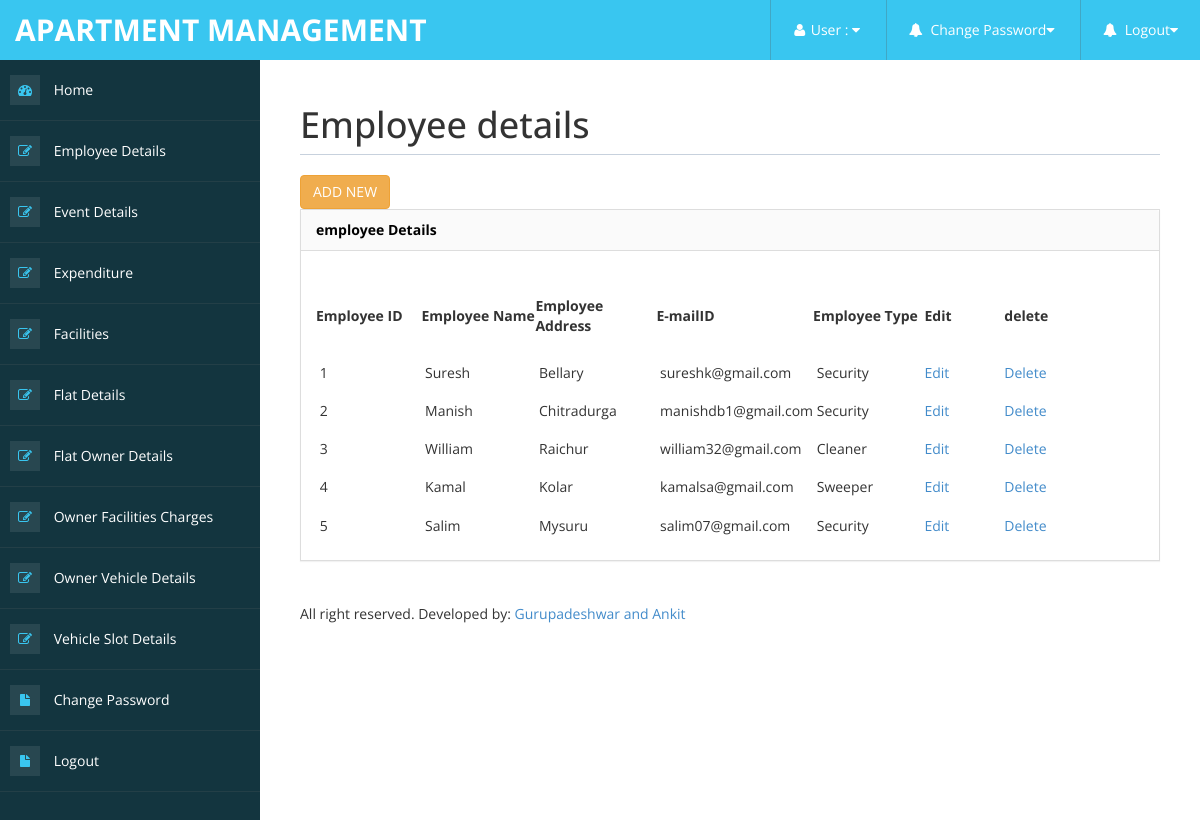
/Code/employee_details_view.php, run on the app's committed database.
### tables this page shows
CREATE TABLE `employee_details` (
  `Employee_id` int(10) NOT NULL,
  `Employee_name` varchar(25) NOT NULL,
  `Employee_address` varchar(25) NOT NULL,
  `Employee_emailid` varchar(100) NOT NULL,
  `Employee_type` varchar(25) NOT NULL
);

### Code/employee_details_view.php (the view, shortened to what this page needs)
<!DOCTYPE html>
<html xmlns="http://www.w3.org/1999/xhtml">
<head>
<?php include('metadata.php');?>
<?php include('header.php');?>
<?php include('sidebar.php');?>
</head>
<body>
        <div id="page-wrapper" >
            <div id="page-inner">
			 <div class="row">
                    <div class="col-md-12">
                        <h1 class="page-header">
                            Employee details
                        </h1>
                    </div>
                </div>
               <a href="employee_details_form.php" class="btn btn-warning btn" >ADD NEW</a>
            <div class="row">
                <div class="col-md-12">
                    <div class="panel panel-default">
                        <div class="panel-heading">
                             employee  Details
                        </div>
                        <div class="panel-body">
                            <div class="table-responsive">
                                <table class="table table-striped table-bordered table-hover" id="dataTables-example">
                                    <thead>
<form name="form1" method="post" action="">
  <table width="803" height="267" border="0">
    <tr>
      <th width="112">Employee ID</th>
      <th width="122">Employee Name </th>
      <th width="128">Employee Address </th>
      <th width="76">E-mailID</th>
      <th width="119">Employee Type</th>
      <th width="89">Edit</th>
      <th width="127"> delete</th>
    </tr>
	<?php
	include("../db_connect/db_connect.php");
	$sl_no=1;
	$sql="select * from employee_details";
	$res=mysqli_query($conn,$sql);
	while($row=mysqli_fetch_array($res))
	{
	?>
	<tr>
      <td>&nbsp;<?php echo $sl_no++;?></td>
      <td>&nbsp;<?php echo $row['Employee_name'];?></td>
      <td>&nbsp;<?php echo $row['Employee_address'];?></td>
      <td>&nbsp;<?php echo $row['Employee_emailid'];?></td>
      <td>&nbsp;<?php echo $row['Employee_type'];?></td>
      <td><a href="employee_details_edit.php?Employee_id=<?php echo $row['Employee_id'];?>">Edit</a></td>
      <td><a href="employee_details_delete.php?Employee_id=<?php echo $row['Employee_id'];?>"> Delete</a></td>
	</tr>
	<?php
	}
	?>
  </table>
</form>
                            </div>
                        </div>
                    </div>
                <?php include('footer.php');?>
			    </div>
</body>
</html>

### Code/assets/css/custom-styles.css (style rules this page uses)
body { font-family: 'Open Sans', sans-serif; }
#page-wrapper { padding: 15px 15px; min-height: 600px; background: #FFFFFF; }
#page-inner { width:100%; margin:10px 20px 10px 0px; background-color:transparent; padding:10px; min-height:1200px; }
h1, .h1, h2, .h2, h3, .h3 { margin-top: 7px; margin-bottom: -5px; }
.panel { border-radius:0px; }
.page-header { padding-bottom: 9px; margin: 10px 0 20px; border-bottom: 1px solid #C7D1DD; }
.panel-default > .panel-heading { color: #000; background-color: #FFFFFF; border-color: #ddd; font-weight:bold; background: #FAFAFA; }
@media (min-width:768px) { #page-wrapper { margin: 0 0 0 260px; padding: 15px 30px; min-height: 1200px; } }

### data on the page
employee_details: Employee_name "Suresh", Employee_address "Bellary", Employee_emailid "sureshk@gmail.com", Employee_type "Security"
employee_details: Employee_name "Manish", Employee_address "Chitradurga", Employee_emailid "manishdb1@gmail.com", Employee_type "Security"
employee_details: Employee_name "William", Employee_address "Raichur", Employee_emailid "william32@gmail.com", Employee_type "Cleaner"
employee_details: Employee_name "Kamal", Employee_address "Kolar", Employee_emailid "kamalsa@gmail.com", Employee_type "Sweeper"
employee_details: Employee_name "Salim", Employee_address "Mysuru", Employee_emailid "salim07@gmail.com", Employee_type "Security"
